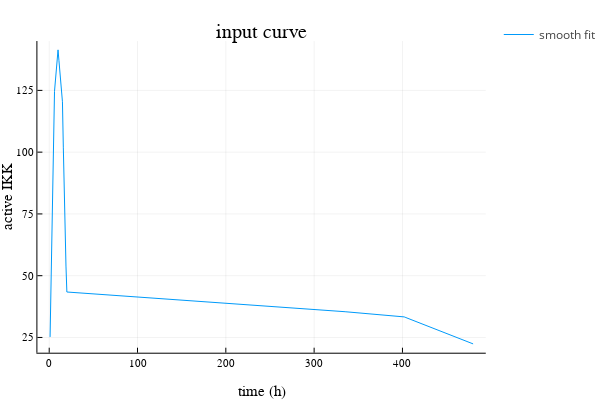

The cell this chart's notebook holds for it:
### Markdown cell above
Define some input curves we might use, we don't use all of these.

### Code cell
#define the 4 variables mentioned above.
ikkSS=t->basalIKK

ikkTC=t->basalIKK+(ikkDefault(t, maxTimeTC)*IKKMultiplier*totalIKK);
ikkTCLess=t->basalIKK+(ikkDefault(t, maxTimeTC)*(IKKMultiplier/2)*totalIKK);
NIKFuncSS=t->1
NIKFuncTC=t->0

#define the 4 variables mentioned above.
ikkSS1=t->basalIKK
ikkSS5=t->basalIKK.*5
ikkSS7p5=t->basalIKK.*7.5
ikkSS10=t->basalIKK.*10
ikkSS100=t->basalIKK.*100

ikkTC1=t->basalIKK.*1+(ikkDefault(t, maxTimeTC)*IKKMultiplier*totalIKK)
ikkTC100=t->basalIKK.*100+(ikkDefault(t, maxTimeTC)*IKKMultiplier*totalIKK)

ikkTCLess=t->basalIKK+(ikkDefault(t, maxTimeTC)*(IKKMultiplier/2)*totalIKK);

NIKFuncSS=t->1
NIKFuncTC=t->0
NIKFuncSS100=t->1/100


p=plot([1:1:maxTimeTC],ikkTC.(1:1:maxTimeTC),label="smooth fit",title="input curve");
xlabel!("time (h)")
ylabel!("active IKK")

### Figure 1 — Plotly figure (JSON) as saved in the notebook; plotly's stock layout.template omitted (floating-point values rounded to 4 significant figures; data arrays with more than 128 entries replaced by an {"elided": "..."} marker saying what was removed)
{"data": [{"colorbar": {"title": ""}, "legendgroup": "smooth fit", "line": {"color": "rgba(0, 154, 250, 1.000)", "dash": "solid", "shape": "linear", "width": 1}, "mode": "lines", "name": "smooth fit", "showlegend": true, "type": "scatter", "x": {"elided": "480 int values"}, "xaxis": "x", "y": {"elided": "480 float values"}, "yaxis": "y", "zmax": null, "zmin": null}], "layout": {"annotations": [{"font": {"color": "rgba(0, 0, 0, 1.000)", "family": "sans-serif", "size": 20}, "rotation": 0, "showarrow": false, "text": "input curve", "x": 0.535, "xanchor": "center", "xref": "paper", "y": 1, "yanchor": "top", "yref": "paper"}], "height": 400, "legend_position": {"bgcolor": "rgba(255, 255, 255, 1.000)", "bordercolor": "rgba(0, 0, 0, 1.000)", "borderwidth": 1, "font": {"color": "rgba(0, 0, 0, 1.000)", "family": "sans-serif", "size": 11}, "title": {"font": {"color": "rgba(0, 0, 0, 1.000)", "family": "sans-serif", "size": 15}, "text": ""}, "tracegroupgap": 0, "traceorder": "normal", "x": 1, "xanchor": "auto", "y": 1, "yanchor": "auto"}, "margin": {"b": 20, "l": 0, "r": 0, "t": 20}, "paper_bgcolor": "rgba(255, 255, 255, 1.000)", "plot_bgcolor": "rgba(255, 255, 255, 1.000)", "showlegend": true, "width": 600, "xaxis": {"anchor": "y", "domain": [0.07647, 0.9934], "gridcolor": "rgba(0, 0, 0, 0.100)", "gridwidth": 0.5, "linecolor": "rgba(0, 0, 0, 1.000)", "mirror": false, "range": [-13.37, 494.4], "showgrid": true, "showline": true, "showticklabels": true, "tickangle": 0, "tickcolor": "rgb(0, 0, 0)", "tickfont": {"color": "rgba(0, 0, 0, 1.000)", "family": "sans-serif", "size": 11}, "tickmode": "array", "ticks": "inside", "ticktext": ["0", "100", "200", "300", "400"], "tickvals": [0, 100, 200, 300, 400], "title": "time (h)", "titlefont": {"color": "rgba(0, 0, 0, 1.000)", "family": "sans-serif", "size": 15}, "type": "-", "visible": true, "zeroline": false, "zerolinecolor": "rgba(0, 0, 0, 1.000)"}, "yaxis": {"anchor": "x", "domain": [0.07581, 0.9415], "gridcolor": "rgba(0, 0, 0, 0.100)", "gridwidth": 0.5, "linecolor": "rgba(0, 0, 0, 1.000)", "mirror": false, "range": [18.83, 145.0], "showgrid": true, "showline": true, "showticklabels": true, "tickangle": 0, "tickcolor": "rgb(0, 0, 0)", "tickfont": {"color": "rgba(0, 0, 0, 1.000)", "family": "sans-serif", "size": 11}, "tickmode": "array", "ticks": "inside", "ticktext": ["25", "50", "75", "100", "125"], "tickvals": [25, 50, 75, 100, 125], "title": "active IKK", "titlefont": {"color": "rgba(0, 0, 0, 1.000)", "family": "sans-serif", "size": 15}, "type": "-", "visible": true, "zeroline": false, "zerolinecolor": "rgba(0, 0, 0, 1.000)"}}}
